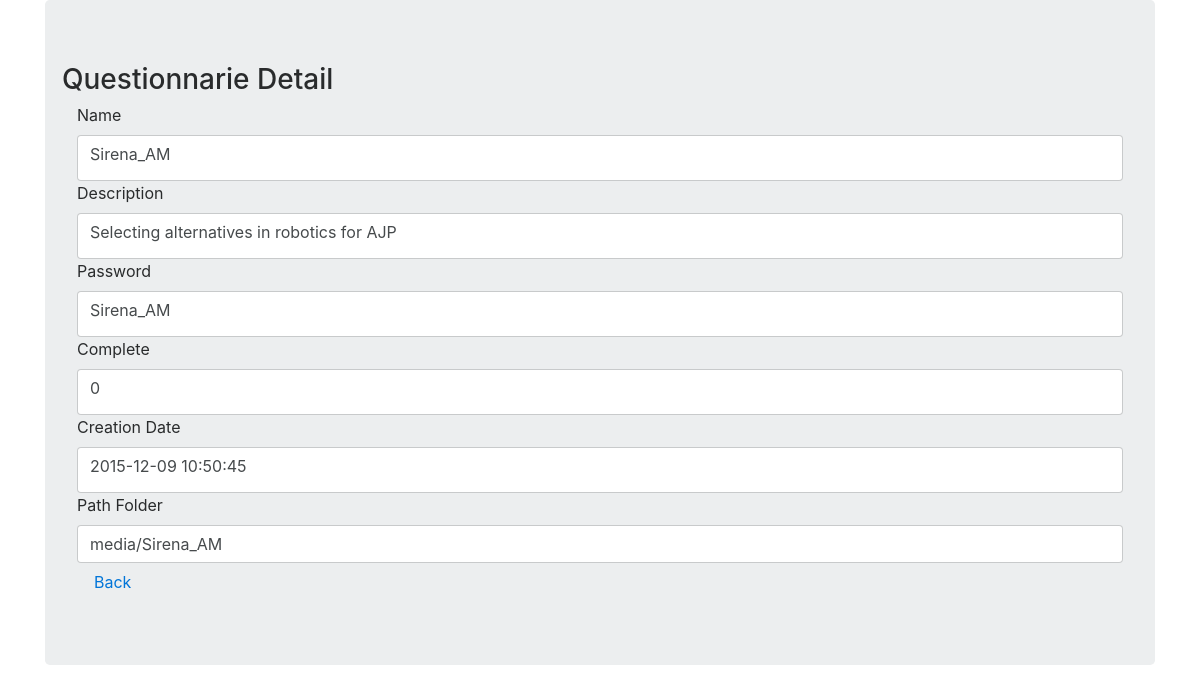
Before: /WebApplication/questionnarie/read.php?id=156 with the older database file.
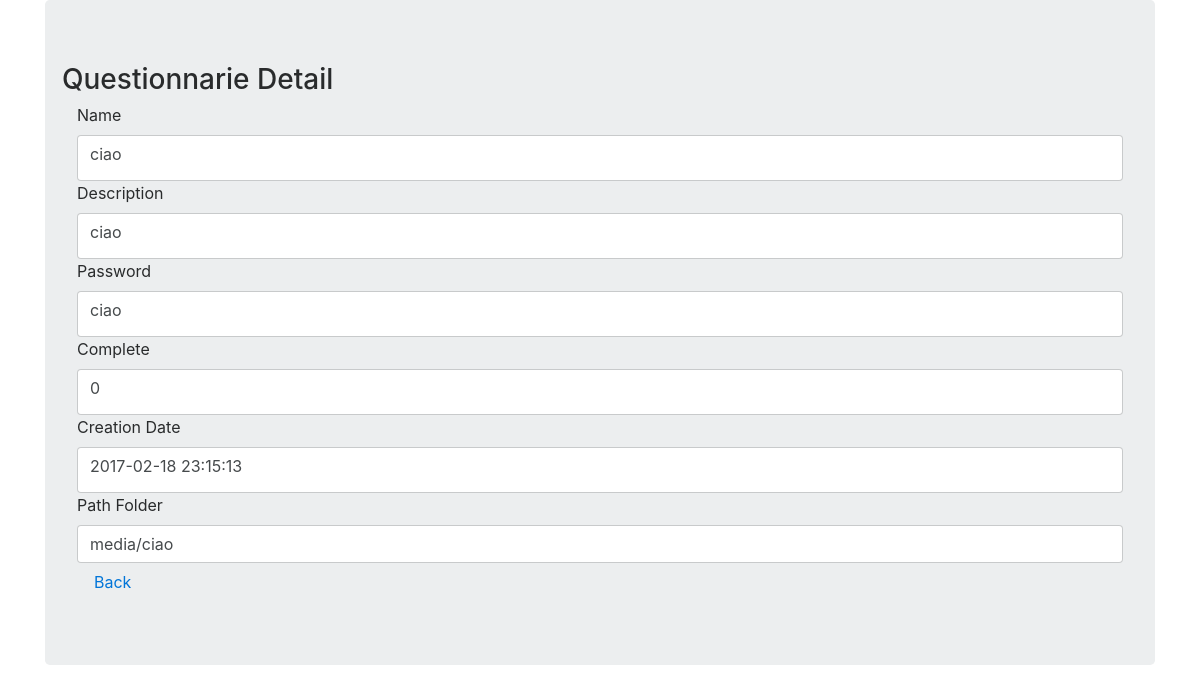
After: the same page with the newer database file.
### tables this page shows
CREATE TABLE `questionnaire` (
  `id` int(11) NOT NULL,
  `name` char(20) NOT NULL,
  `description` text NOT NULL,
  `date` datetime NOT NULL,
  `complete` bit(1) NOT NULL DEFAULT b'0',
  `dir` char(20) NOT NULL,
  `password` char(30) NOT NULL,
  `elaborated` bit(1) NOT NULL DEFAULT b'0',
  `elaboration_date` datetime NOT NULL
);

### WebApplication/questionnarie/read.php (the view, shortened to what this page needs)
<?php
    $id = null;
    if ( !empty($_GET['id'])) {
        $id = $_REQUEST['id'];
    }
    if ( null==$id ) {
        header("Location: ../insertQuestionnarie.php");
    } else {
        $pdo = Database::connect();
        $pdo->setAttribute(PDO::ATTR_ERRMODE, PDO::ERRMODE_EXCEPTION);
        $sql = "SELECT * FROM questionnaire where id = ?";
        $q = $pdo->prepare($sql);
        $q->execute(array($id));
        $data = $q->fetch(PDO::FETCH_ASSOC);
    }
?>
<html lang="en">
<head>
    <link   href="../css/bootstrap.css" rel="stylesheet">
</head>
<body>
    <div class="container">
          <div class="jumbotron">
                <div class="span10 offset1">
                    <div class="row">
                        <h3>Questionnarie Detail</h3>
                    </div>
                    <div class="form-horizontal" >
                      <div class="control-group">
                        <label class="control-label">Name</label>
                        <div class="form-control">
                            <label class="checkbox">
                                <?php echo $data['name'];?>
                            </label>
                        </div>
                      </div>
                      <div class="control-group">
                        <label class="control-label">Description</label>
                        <div class="form-control">
                            <label class="checkbox">
                                <?php echo $data['description'];?>
                            </label>
                        </div>
                      </div>
                      <div class="control-group">
                        <label class="control-label">Password</label>
                        <div class="form-control">
                            <label class="checkbox">
                                <?php echo $data['password'];?>
                            </label>
                        </div>
                      </div>
					  <div class="control-group">
                        <label class="control-label">Complete</label>
                        <div class="form-control">
                            <label class="checkbox">
                                <?php echo $data['complete'];?>
                            </label>
                        </div>
                      </div>
					  <div class="control-group">
                        <label class="control-label">Creation Date</label>
                        <div class="form-control">
                            <label class="checkbox">
                                <?php echo $data['date'];?>
                            </label>
                        </div>
                      </div>
					  <div class="control-group">
                        <label class="control-label">Path Folder</label>
                        <div class="form-control"
                            <label class="checkbox">
                                <?php echo $data['dir'];?>
                        </div>
                      </div>
                        <div class="form-actions">
                          <a class="btn" href="../insertQuestionnarie.php">Back</a>
                       </div>
                      </div>
                    </div>
                </div>
    </div>
  </body>
</html>

Changed rows visible on the page:
changed questionnaire: name "Sirena_AM" → "ciao"; description "Selecting alternatives in robotics for AJP" → "ciao"; password "Sirena_AM" → "ciao"; date "2015-12-09 10:50:45" → "2017-02-18 23:15:13"; dir "media/Sirena_AM" → "media/ciao"
